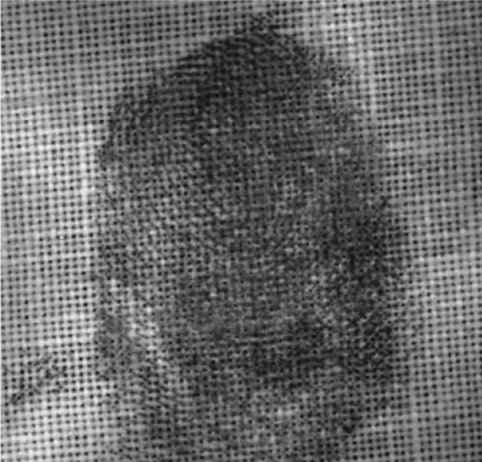
#> input picture skripte/bilder/fingerabdruck.png, 482 x 462 px, found by its file name
$ python Szenario1.py
#> lines starting #> are read from the running program, lines starting #| are printed output that depends on the picture
### createimages.py
import matplotlib.pyplot as plt
from matplotlib.colors import Normalize
from matplotlib.colors import LogNorm
import numpy as np
from numpy.fft import fftshift
import PIL
from PIL import ImageDraw

def plotFrequencySpectrum(scoefficient):
	"""
	Diese Methode zeigt das Amplituden Spektrum des Fourierspektrums.
	Input ist ein numpy 2d Array
	"""
	y, x = scoefficient.shape
	fig = plt.figure()
	plt.subplot(1, 1, 1)
	h = plt.imshow(np.abs(scoefficient), cmap="gray", interpolation='nearest', norm=LogNorm(vmin=0.1, vmax=np.abs(scoefficient).max()+0.2))
	plt.colorbar(h, shrink=1, aspect=5)
	plt.xlim(x, 0)
	plt.ylim(y, 0)
	plt.show()

# [11 lines left out: function plotShiftedSpectrum, not called in this run]

def createImage(simageArr):
	"""
	Diese Methode zeigt eine 2-dimensionale Matrix als Luminanzbild
	Parameter ist ein numpy2d Array
	"""

	plt.subplot(1, 1, 1)
	f = plt.imshow(simageArr, cmap="gray")
	plt.colorbar(f, shrink=1, aspect=5)
	plt.show()

# [14 lines left out: function exportImage, not called in this run]

### steganography.py
import numpy as np
from createimages import *

def overlay(mask, spectrumImage, coefficient):
	"""
	Wendet eine Spektrummaske auf ein Fourierspektrum an, indem es die differenz der einer und des zu maskierenden Spektrums bildet,
	um so geziehlte Fourierkoeffizeinten auf 0 zu setzen.
	Die maske ist dabei eine bearbeitete version eins Bildes des Spektrum!
	Zu "löschende" koeffizienten sind dabei durch schwarze Pixel repräsentiert.
	mask = Maske
	spectrumImage = Bild des Fourierspektrums
	coefficient = MAtrix in der die FOurierkoeffizienten gespeichert sind

	mask, spectrumImage müssen array_like datenstrukturen sein (siehe numpy.array dokumentation) und müssen die selbe größe haben.
	coefficient ist ein 2d numpy array des komplexen datentyps.
	"""
	maskArr = np.array(mask)
	spectrumArr = np.array(spectrumImage)
	difference = maskArr - spectrumArr #die differenze von mask und spectrumImage gibt an welche koeffizienten auf 0 gesetzt werden sollen.
	difference = np.fliplr(difference)
	N,M = maskArr.shape
	for m in range(M): #für jeden Pixel wiederhole
		for n in range(N):
			if not(difference[n][m] == 0): #falls die differenz ungleich 0 ist, bedeutet dies, dass mask von spectrumImage abweicht und der koeffizient auf 0 gesetzt werden soll
				coefficient[n][m] = 0.1+0.1j #der koeffizient wird nicht auf exakt 0 gesetzt, da dies zu grafik Fehlern in createimages.createImage() führt
	return(coefficient)

# [51 lines left out: functions overlay2, mixMagnitudePhase, mixImage, not called in this run]

### filters.py
import numpy as np
from numpy import pi

# [11 lines left out: function lowpass, not called in this run]

def highpass(coefficient, radius):
	"""
	Wendet den Highpass-Filter auf ein zentralisiertes Spektrum an
	"""
	N,M = coefficient.shape
	for m in range(M):
		for n in range(N):
			if (np.sqrt(((m-(M/2))**2)+((n-(N/2))**2)) < radius): #relativ zu M/2,N/2
				coefficient[n][m] = 0.1+0.1j
	return coefficient

# [26 lines left out: functions gaussianLowpass, gaussianHighpass, not called in this run]

### Szenario1.py
import createimages
import numpy as np
from PIL import Image
import numpy.fft as fft
import filters as f
import steganography as stg

"""Entfernt Texturmuster aus dem Bild fingerabdruch.png um den Fingerabdruck leserlicher zu machen"""

x = Image.open("bilder/fingerabdruck.png").convert("L") #öffne fingerabdruck.png als Luminanzbild
x = np.array(x) #konvertiere das Bild in eine Matrix
createimages.createImage(x) #zeige das original Bild
#> in createImage, `plt.show()`:
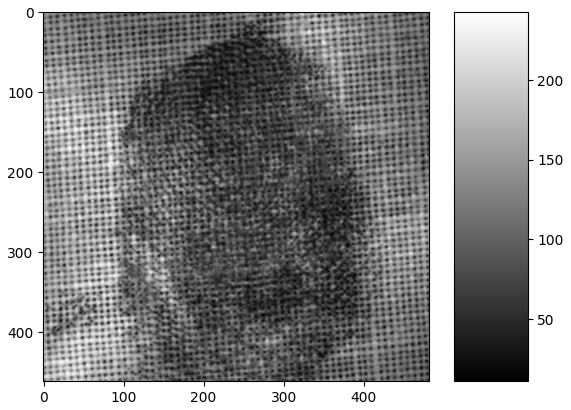
#> figure drawn by matplotlib, 2 panels

spectrum = fft.fft2(x) #DFT
spectrum = fft.fftshift(spectrum) #Zentraliesierung des Spektrums

mask = Image.open("maske/fingerabdruckMaske.png").convert("L") #öffne fingerabdruckMaske.png als Luminanzbild
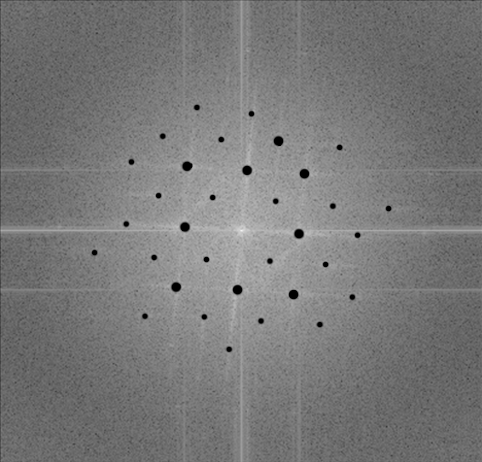
#> input picture skripte/maske/fingerabdruckMaske.png, 482 x 462 px, found by its file name
spectrum2 = Image.open("spektrum/fingerabdruckSpektrum.png").convert("L") #öffne das Referenzspektrum
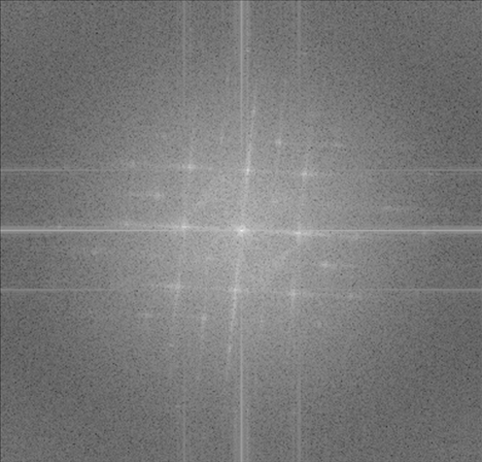
#> input picture skripte/spektrum/fingerabdruckSpektrum.png, 482 x 462 px, found by its file name
stg.overlay(mask, spectrum2, spectrum) #wende die Maske auf das Spektrum an (spektrum2 dient als referenz Spektrum)
#> in overlay, `difference = maskArr - spectrumArr`:
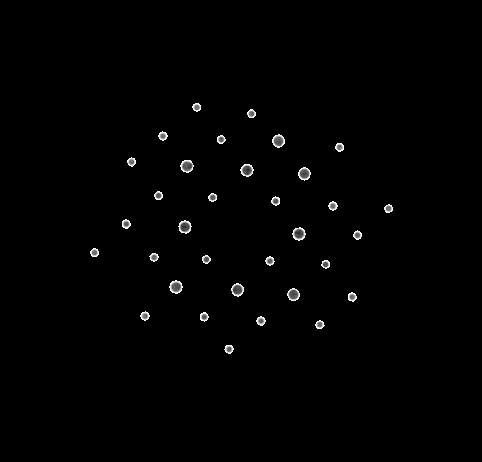
#> difference: shape (462, 482); min 0, max 255, mean 2.2
#> in overlay, `difference = np.fliplr(difference)`:
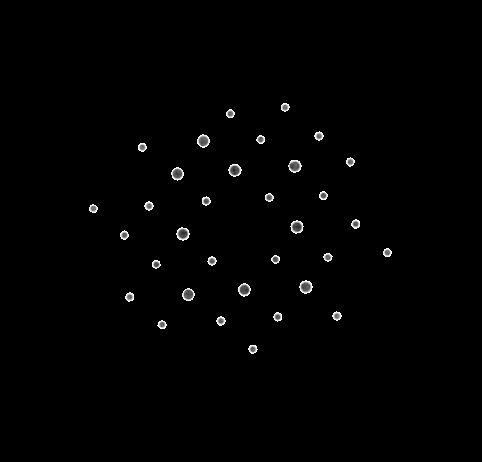
#> difference: shape (462, 482); min 0, max 255, mean 2.2

f.highpass(spectrum, 5) #wende den Highpass Filter mit Filterfrequenz 3 an

createimages.plotFrequencySpectrum(np.abs(spectrum)) #zeige das neue Amplitudenspektrum
#> in plotFrequencySpectrum, `plt.show()`:
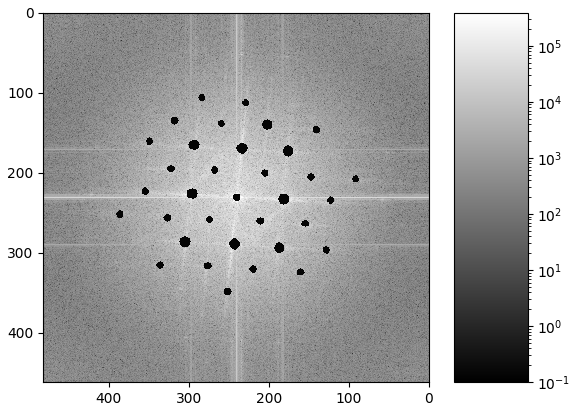
#> figure drawn by matplotlib, 2 panels

imgData = fft.ifft2(fft.fftshift(spectrum)) #Rücktransformation

createimages.createImage(imgData.real) #zeige das neue Bild
#> in createImage (call 2), `plt.show()`:
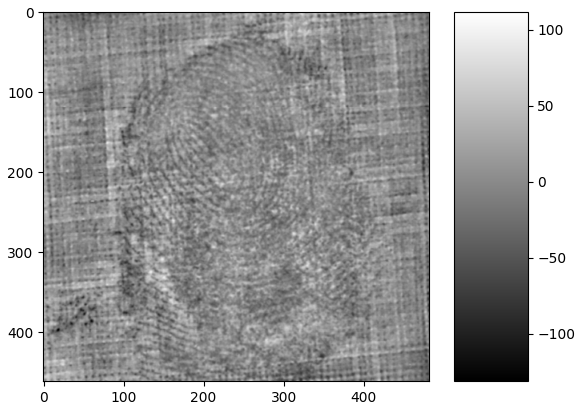
#> figure drawn by matplotlib, 2 panels
